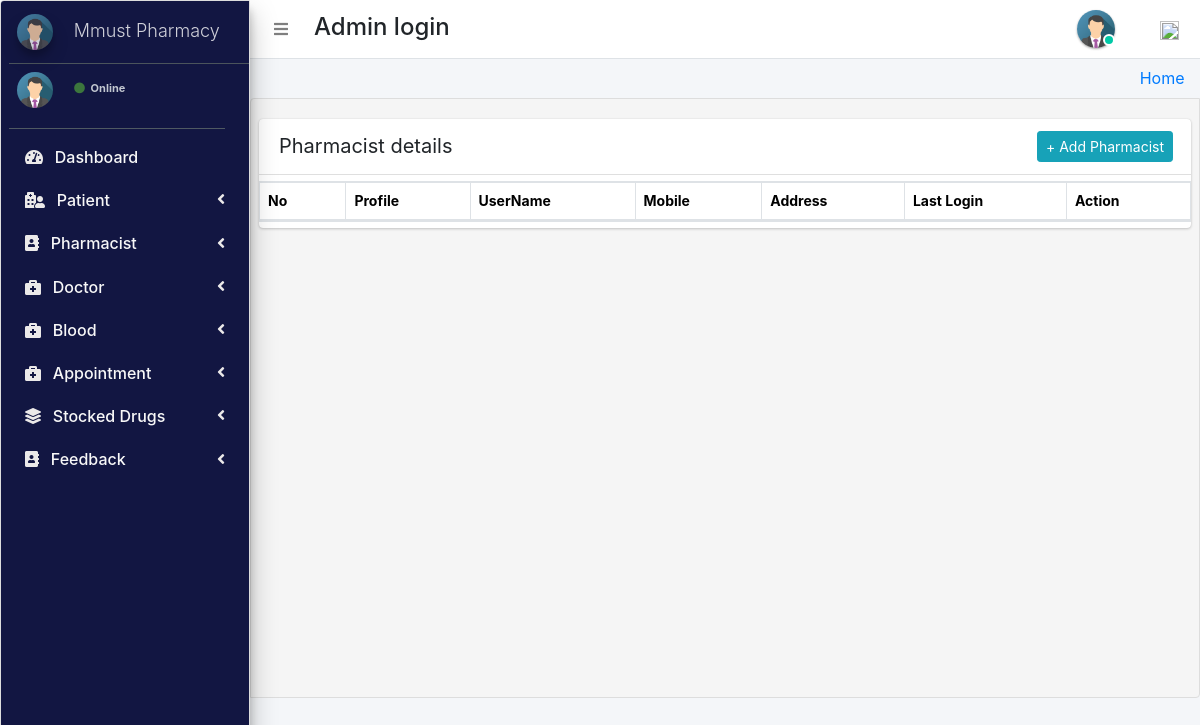
The page /manage_pharmacist/ on the database as committed earlier.
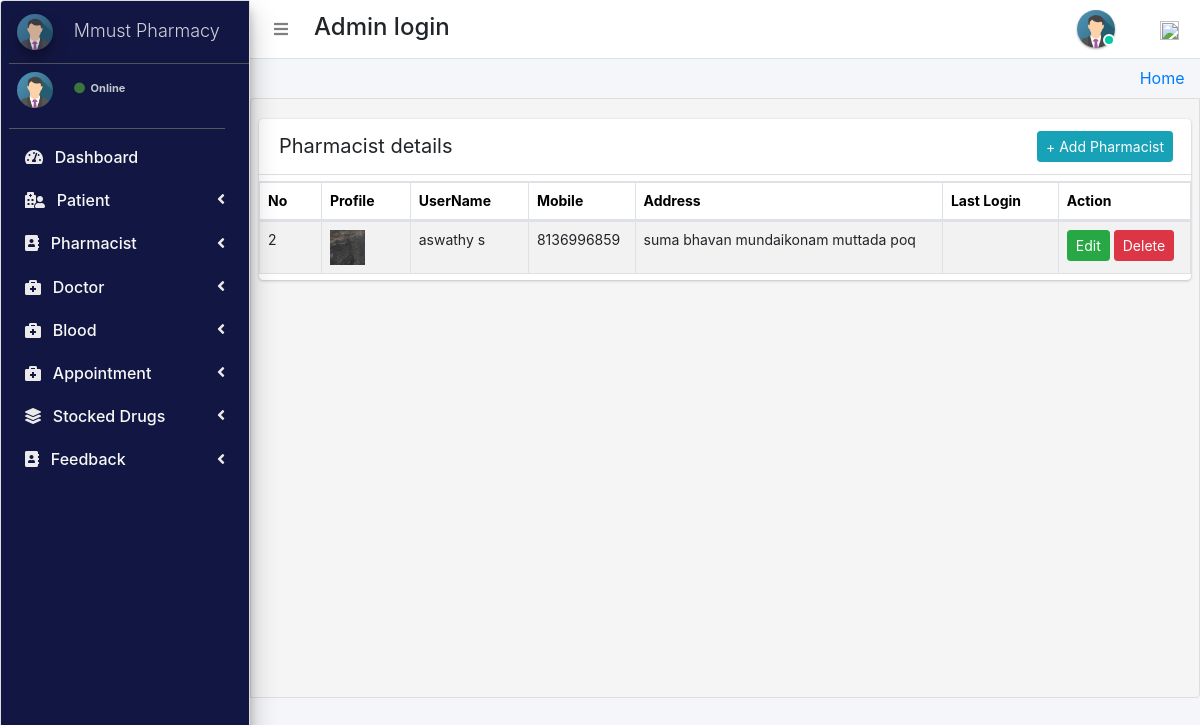
The same page on the database as committed later.
### hospital/models.py (models this page shows)
class Pharmacist(models.Model):
    user=models.OneToOneField(User,on_delete=models.CASCADE)
    profile_pic= models.ImageField(upload_to='static/profile_pic/Pharmacist/',null=True,blank=True,default = None)
    address = models.CharField(max_length=40)
    mobile = models.CharField(max_length=20,null=False)
    status=models.BooleanField(default=False)
    @property
    def get_name(self):
        return self.user.first_name+" "+self.user.last_name

### hospital/views.py (the view)
# urls.py: path('manage_pharmacist/',views.managePharmacist,name='manage_pharmacist'),
def managePharmacist(request):
    staffs = models.Pharmacist.objects.all()
    print(staffs)
    context = {
        "staffs": staffs,
        "title":"Manage Pharmacist"
    }
    return render(request,'hod_templates/all_pharmacist.html',context)

### templates/hod_templates/all_pharmacist.html (shortened to what this page needs)
{% extends 'hod_templates/base_template.html'%} {% block page_title %}
{%load static%}
{% endblock page_title %} {% block main_content %}
<section class="content">
    <div class="row">
        <div class="col-md-12">
            <div class="card card-primar sc">
                <div class="card-header">
                    <span>Pharmacist details</span>
                    <div class="card-tools d-flex">
                        <a class="btn btn-sm btn-info mr-2" href="" role="button">+ Add Pharmacist</a>
                    </div>
                </div>
                <table class="table table-bordered table-hover dataTable" id=plist>
                    <thead>
                        <tr>
                            <th>No</th>
                            <th>Profile</th>
                            <th>UserName</th>
                            <th>Mobile</th>
                            <th>Address</th>
                            <th>Last Login</th>
                            <th>Action</th>
                        </tr>
                    </thead>
                    <tbody>
                        {% for staff in staffs %}
                        <tr class="hov">
                            <td>{{staff.id}}</td>
                            <td> <img src="{% static staff.profile_pic.url %}" class="" width="35" height="35" alt=""></td>
                            <td>{{staff.get_name}}</td>
                            <td>{{staff.mobile}}</td>
                            <td>{{staff.address}}</td>
                            <td>{{staff.last_login}}</td>
                            <td><a href="{% url 'edit_pharmacist' staff.id %}" class="btn btn-sm btn-success">Edit</a>
                                <a href="{% url 'delete_pharmacist' staff.id %}" class="btn btn-sm btn-danger">Delete</a>
                            </td>
                        </tr>
                        {% endfor %}
                    </tbody>
                </table>
            </div>
        </div>
    </div>
</section>
{% endblock %}

Rows that differ between the two databases and show on the page:
added Pharmacist: id "2", profile_pic (picture), get_name "aswathy s", mobile "8136996859", address "suma bhavan mundaikonam muttada poq"
